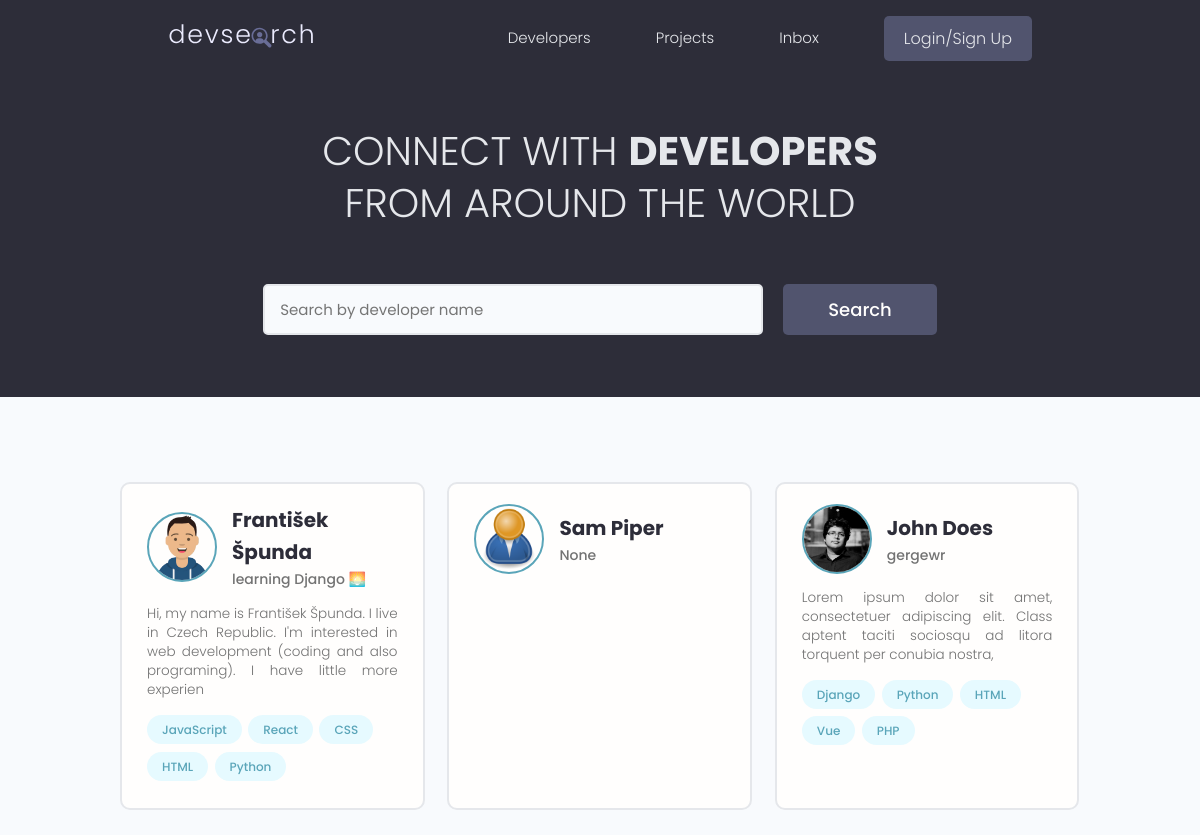
The page / on the database its author committed.
### users/models.py (models this page shows, shortened)
class Profile(models.Model):
    user = models.OneToOneField(User, on_delete=models.CASCADE, null=True, blank=True)
    username = models.CharField(max_length=200, blank=True, null=True)
    location = models.CharField(max_length=200, blank=True, null=True)
    name = models.CharField(max_length=200, blank=True, null=True)
    email = models.EmailField(max_length=500, blank=True, null=True)
    short_intro = models.CharField(max_length=200, blank=True, null=True)
    bio = models.TextField(blank=True, null=True)
    profile_image = models.ImageField(null=True, blank=True, upload_to='profiles/', default='profiles/user-default.png')
    social_github = models.CharField(max_length=200, blank=True, null=True)
    social_twitter = models.CharField(max_length=200, blank=True, null=True)
    social_linkedin = models.CharField(max_length=200, blank=True, null=True)
    social_youtube = models.CharField(max_length=200, blank=True, null=True)
    social_website = models.CharField(max_length=200, blank=True, null=True)
    created = models.DateTimeField(auto_now_add=True)
    id = models.UUIDField(default=uuid.uuid4, unique=True, primary_key=True, editable=False)

class Skill(models.Model):
    owner = models.ForeignKey(Profile, on_delete=models.CASCADE, null=True, blank=True)
    name = models.CharField(max_length=200, blank=True, null=True)
    description = models.TextField(null=True, blank=True)
    created = models.DateTimeField(auto_now_add=True)
    id = models.UUIDField(default=uuid.uuid4, unique=True, primary_key=True, editable=False)

### users/views.py (the view)
# urls.py: path('', views.profiles, name="profiles"),
def profiles(request):
    profiles,search_query = searchProfiles(request)
    context = {'profiles': profiles, 'search_query': search_query}
    return render(request, 'users/profiles.html', context)

### users/utils.py (called while the page is built)
def searchProfiles(request):
    search_query = ''
    if request.GET.get('search_query'):
        search_query = request.GET.get('search_query')
    skills = Skill.objects.filter(name__icontains=search_query)
    profiles = Profile.objects.distinct().filter(Q(name__icontains=search_query) | Q(short_intro__icontains=search_query) | Q(skill__in=skills))
    return profiles, search_query

### users/templates/users/profiles.html (shortened to what this page needs)
{% extends 'main.html' %}
{% block content %}
<main class="home">
  <section class="hero-section text-center">
    <div class="container container--narrow">
      <div class="hero-section__box">
        <h2>CONNECT WITH <span>DEVELOPERS</span></h2>
        <h2>FROM AROUND THE WORLD</h2>
      </div>
      <div class="hero-section__search">
        <form class="form" action="{% url 'profiles' %}" method="get">
          <div class="form__field">
            <input class="input input--text" id="formInput#search" type="text" name="search_query" value="{{ search_query }}"
              placeholder="Search by developer name" />
          </div>
          <input class="btn btn--sub btn--lg" type="submit" value="Search" />
        </form>
      </div>
    </div>
  </section>
  <section class="devlist">
    <div class="container">
      <div class="grid grid--three">
        {% for profile in profiles %}
        <div class="column card">
          <div class="dev">
            <a href="{% url 'user-profile' profile.id %}" class="card__body">
              <div class="dev__profile">
                <img class="avatar avatar--md" src="{{profile.profile_image.url}}" alt="image" />
                <div class="dev__meta">
                  <h3>{{profile.name}}</h3>
                  <h5>{{profile.short_intro|slice:'60'}}</h5>
                </div>
              </div>
              <p class="dev__info">{{profile.bio|slice:'150'}}</p>
              <div class="dev__skills">
                {% for skill in profile.skill_set.all|slice:'5' %}
                <span class="tag tag--pill tag--main">
                  <small>{{skill.name}}</small>
                </span>
                {% endfor %}
              </div>
            </a>
          </div>
        </div>
        {% endfor %}
      </div>
    </div>
  </section>
</main>
{% endblock content %}

### static/styles/app.css (style rules this page uses)
:root { --color-sub: #2d2d39; }
.btn--sub { background-color: var(--color-sub-light); }
.card { border: 2px solid var(--color-light); }
img { width: 100%; }
.hero-section { height: 40vh; display: flex; align-items: center; background-color: var(--color-sub); }
.hero-section__box { margin-bottom: 4rem; }
.hero-section__box > h2, .hero-section__box > h2 > span { font-size: 4rem; color: var(--color-light); line-height: 1.3; text-transform: uppercase; }
.hero-section__box > h2 { font-weight: 300; }
.hero-section__box > h2 > span { font-weight: 700; }
.hero-section__search > .form { display: flex; align-items: center; justify-content: center; gap: 2rem; }
.hero-section__search > .form input.input--text { width: 50rem; }
.devlist { margin-top: 8rem; }
.devlist .grid { align-items: stretch; }
.devlist .dev .dev__profile { display: flex; align-items: center; gap: 1.5rem; }
.devlist .dev .dev__meta h3 { color: var(--color-sub); font-size: 2rem; font-weight: 700; }
.devlist .dev .dev__meta h5 { color: var(--color-text); font-size: 1.4rem; font-weight: 500; }
.devlist .dev .dev__info { margin: 1.5rem 0; font-size: 1.35rem; line-height: 1.4; text-align: justify; }

### static/uikit/styles/modules/_variables.css (style rules this page uses)
:root { --color-main: #5aa5b9; --color-main-light: #e6faff; --color-sub: #3f4156; --color-sub-light: #51546e; --color-sub-lighter: #ededfd; --color-text: #737373; --color-gray: #8b8b8b; --color-light: #e5e7eb; --color-light-gray: #767676; --color-bg: #f8fafd; --color-white: #fffefd; --color-white-light: #f3f3f3; --color-success: #359e64; --color-success-bg: #def8e8; --color-error: #fc4b0b; --color-error-bg: #fff2ee; --font-base: 'Poppins', arial, helvetica, 'Segoe UI', roboto, ubuntu, sans-serif; --font-monospace: 'Fira Code', 'Courier New', courier, monospace; --font-regular: 300; --font-medium: 500; --font-bold: 700; --generic-shadow: 1px 1px 5px #00000010; --generic-transition: all 0.3s ease-in-out; }

### static/uikit/styles/modules/_base.css (style rules this page uses)
* { margin: 0; padding: 0; box-sizing: border-box; text-rendering: optimizeLegibility; color: inherit; font-size: inherit; }
html { font-size: 50%; }
@media only screen and (min-width: 480px) { html { font-size: 56.25%; } }
@media only screen and (min-width: 1200px) { html { font-size: 62.5%; } }
body { line-height: 1.6; font-weight: 400; font-size: 1.5rem; color: var(--color-text); background-color: var(--color-bg); min-height: 100vh; }

### static/uikit/styles/modules/_typography.css (style rules this page uses)
* { font-family: var(--font-base); }
h2 { font-size: 3.6rem; font-weight: var(--font-bold); }
h3 { font-size: 3.2rem; font-weight: var(--font-medium); }
h5 { font-size: 2.4rem; font-weight: var(--font-medium); }
h5, h6 { font-weight: var(--font-regular); }
p, span, strong { font-size: 1.6rem; color: var(--color-text); font-weight: var(--font-regular); }
a { padding-bottom: 2px; text-decoration: none; display: inline-block; color: var(--color-main); font-weight: var(--font-medium); }

### static/uikit/styles/modules/_utilities.css (style rules this page uses)
.container { width: 92%; max-width: 165rem; margin: 0 auto; box-sizing: border-box; }
.container--narrow { width: 92%; max-width: 120rem; }
@media screen and (min-width: 1000px) { .container { width: 90%; } }
@media screen and (min-width: 1000px) { .container--narrow { width: 85%; } }
@media screen and (min-width: 1200px) { .container { width: 80%; } }
@media screen and (min-width: 1200px) { .container--narrow { width: 72%; } }
.text-center { text-align: center; }

### static/uikit/styles/modules/_avatar.css (style rules this page uses)
.avatar { border-radius: 50%; border: 2px solid var(--color-main); object-fit: cover; }
.avatar--md { height: 7rem; width: 7rem; }

### static/uikit/styles/modules/_button.css (style rules this page uses)
.btn { display: inline-block; position: relative; cursor: pointer; background-color: var(--color-light); font-weight: var(--font-medium); color: var(--color-sub); text-decoration: none; padding: 1rem 2rem; border-radius: 0.5rem; border: none; width: -webkit-fit-content; width: -moz-fit-content; width: fit-content; height: -webkit-fit-content; height: -moz-fit-content; height: fit-content; font-size: 1.6rem; outline-width: 0; outline-color: transparent; -webkit-backface-visibility: hidden; backface-visibility: hidden; transition: all 0.3s ease-in-out; }
.btn--sub { background-color: var(--color-sub); color: var(--color-white); }
.btn--lg { font-size: 1.8rem; padding: 1.2rem 4.5rem; }

### static/uikit/styles/modules/_card.css (style rules this page uses)
.card { border-radius: 1rem; background-color: var(--color-white); border: 1.5px solid var(--color-light); width: auto; height: auto; margin-top: 0.5rem; margin-bottom: 0.5rem; overflow: hidden; }
.card__body, .card__header { padding: 2rem 2.5rem; }

### rows shown on the page
Profile: profile_image (picture), name "František Špunda", short_intro "learning Django 🌅", bio "Hi, my name is František Špunda. I live in Czech Republic. I'm interested in web development (coding and also programing). I have little more experien"
Skill: name "JavaScript"
Skill: name "React"
Skill: name "CSS"
Skill: name "HTML"
Skill: name "Python"
Profile: profile_image (placeholder picture), name "Sam Piper", short_intro "None"
Profile: profile_image (picture), name "John Does", short_intro "gergewr", bio "Lorem ipsum dolor sit amet, consectetuer adipiscing elit. Class aptent taciti sociosqu ad litora torquent per conubia nostra,"
Skill: name "Django"
Skill: name "Python"
Skill: name "HTML"
Skill: name "Vue"
Skill: name "PHP"
